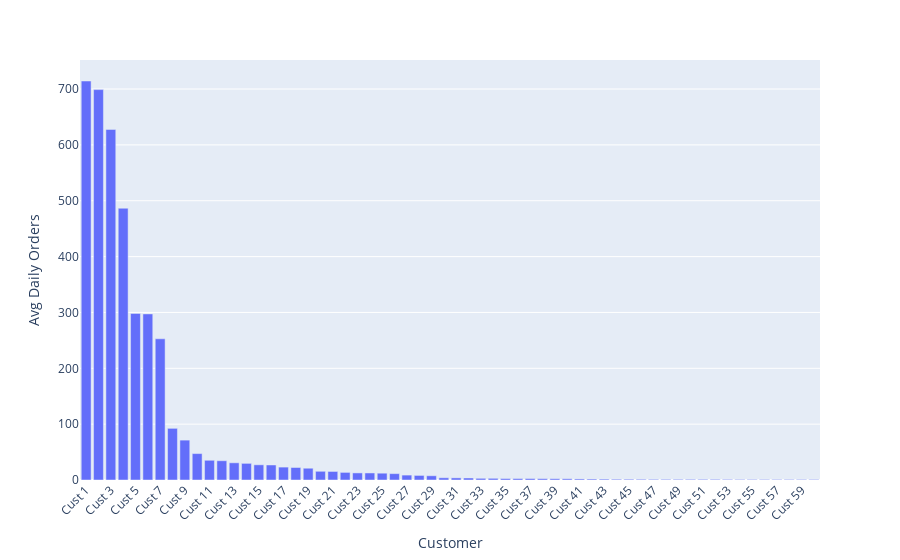

The code cell stored with this chart in its notebook:
### Markdown cell above
# Bar Chart of Daily Orders by Customer

### Code cell
df_fig2 = df_mod.sort_values(by='Avg Daily Orders', ascending=False)
fig2 = px.bar(df_fig2, x='Customer', y='Avg Daily Orders')
fig2.update_xaxes(tickangle=-45)
fig2.show()

### Figure 1 — Plotly figure (JSON) as saved in the notebook; plotly's stock layout.template omitted (floating-point values rounded to 4 significant figures)
{"data": [{"alignmentgroup": "True", "hovertemplate": "Customer=%{x}<br>Avg Daily Orders=%{y}<extra></extra>", "legendgroup": "", "marker": {"color": "#636efa", "pattern": {"shape": ""}}, "name": "", "offsetgroup": "", "orientation": "v", "showlegend": false, "textposition": "auto", "type": "bar", "x": ["Cust 1", "Cust 2", "Cust 3", "Cust 4", "Cust 5", "Cust 6", "Cust 7", "Cust 8", "Cust 9", "Cust 10", "Cust 11", "Cust 12", "Cust 13", "Cust 14", "Cust 15", "Cust 16", "Cust 17", "Cust 18", "Cust 19", "Cust 20", "Cust 21", "Cust 22", "Cust 23", "Cust 24", "Cust 25", "Cust 26", "Cust 27", "Cust 28", "Cust 29", "Cust 30", "Cust 31", "Cust 32", "Cust 33", "Cust 34", "Cust 35", "Cust 36", "Cust 37", "Cust 38", "Cust 39", "Cust 40", "Cust 41", "Cust 42", "Cust 43", "Cust 44", "Cust 45", "Cust 46", "Cust 47", "Cust 48", "Cust 49", "Cust 50", "Cust 51", "Cust 52", "Cust 53", "Cust 54", "Cust 55", "Cust 56", "Cust 57", "Cust 58", "Cust 59", "Cust 61"], "xaxis": "x", "y": [714.4, 699, 627.7, 486.6, 298.2, 297.4, 252.8, 92.5, 71.4, 47.3, 35.3, 34.5, 30.8, 29.8, 27.2, 26.9, 23.1, 22.4, 21.1, 15.6, 15.3, 13.6, 12.7, 12.6, 12.2, 11.4, 8.8, 8.2, 7.6, 4, 3.8, 3.6, 3, 3, 2.6, 2.6, 2.6, 2.4, 2.3, 2.2, 1.9, 1.7, 1.6, 1.4, 1.4, 1.3, 1.2, 1.2, 1.2, 1.2, 1.2, 1.2, 1.1, 1, 1, 1, 1, 1, 1, 1], "yaxis": "y"}], "layout": {"barmode": "relative", "legend": {"tracegroupgap": 0}, "margin": {"t": 60}, "xaxis": {"anchor": "y", "domain": [0, 1], "tickangle": -45, "title": {"text": "Customer"}}, "yaxis": {"anchor": "x", "domain": [0, 1], "title": {"text": "Avg Daily Orders"}}}}
